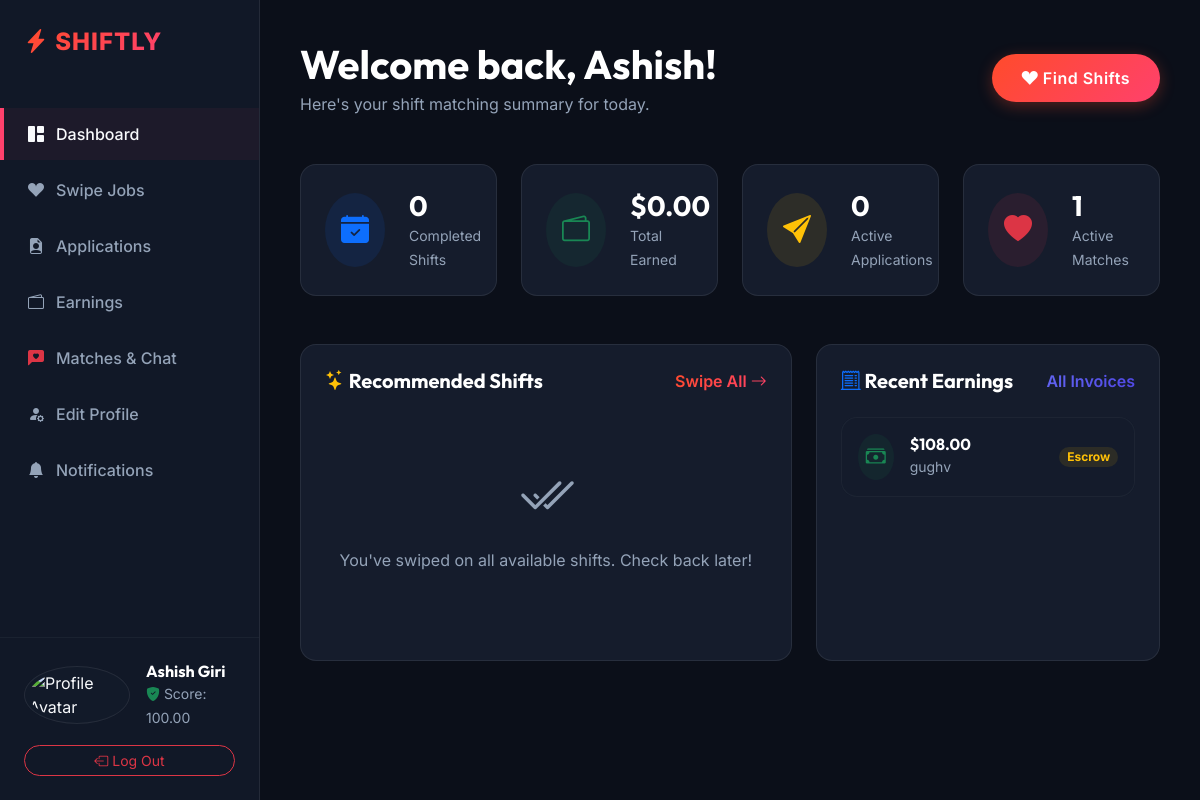
/api/v1/students/dashboard/ (signed in), run on an earlier commit of the app's database.
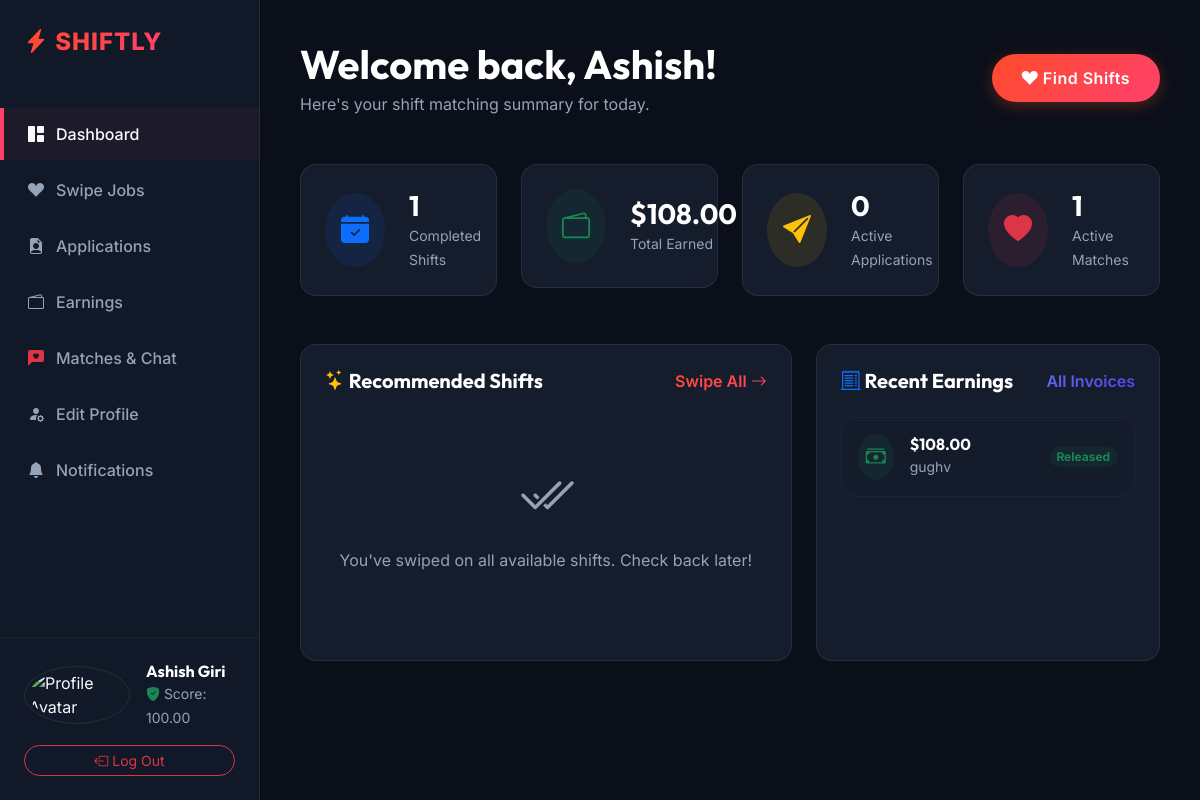
And on a later commit of the database.
### businesses/models.py (models this page shows, shortened)
class Earning(models.Model):
    class PaymentStatus(models.TextChoices):
        PENDING = 'pending', 'Pending'
        ESCROW = 'escrow', 'Escrow'
        RELEASED = 'released', 'Released'
        REFUNDED = 'refunded', 'Refunded'
        FAILED = 'failed', 'Failed'
    student = models.ForeignKey('students.StudentProfile', on_delete=models.RESTRICT, related_name='earnings')
    business = models.ForeignKey(BusinessProfile, on_delete=models.RESTRICT, related_name='payments')
    job = models.ForeignKey('jobs.JobPosting', on_delete=models.RESTRICT, related_name='earnings')
    gross_amount = models.DecimalField(max_digits=10, decimal_places=2)
    platform_fee = models.DecimalField(max_digits=10, decimal_places=2)
    net_amount = models.DecimalField(max_digits=10, decimal_places=2)
    payment_status = models.CharField(
        max_length=20,
        choices=PaymentStatus.choices,
        default=PaymentStatus.PENDING
    )
    payout_method = models.CharField(max_length=50, blank=True, null=True)
    transaction_reference = models.CharField(max_length=100, unique=True, blank=True, null=True)
    created_at = models.DateTimeField(auto_now_add=True)
    updated_at = models.DateTimeField(auto_now=True)

### jobs/models.py (models this page shows, shortened)
class JobPosting(models.Model):
    class WorkType(models.TextChoices):
        REMOTE = 'remote', 'Remote'
        HYBRID = 'hybrid', 'Hybrid'
        ONSITE = 'onsite', 'Onsite'
    class RateType(models.TextChoices):
        HOURLY = 'hourly', 'Hourly'
        FIXED = 'fixed', 'Fixed'
    class JobStatus(models.TextChoices):
        DRAFT = 'draft', 'Draft'
        ACTIVE = 'active', 'Active'
        FILLED = 'filled', 'Filled'
        ARCHIVED = 'archived', 'Archived'
        CANCELLED = 'cancelled', 'Cancelled'
    uuid = models.UUIDField(default=uuid.uuid4, editable=False, unique=True)
    business = models.ForeignKey(BusinessProfile, on_delete=models.RESTRICT, related_name='jobs')
    title = models.CharField(max_length=255)
    description = models.TextField()
    work_type = models.CharField(max_length=20, choices=WorkType.choices, default=WorkType.ONSITE)
    location_name = models.CharField(max_length=255)
    latitude = models.DecimalField(max_digits=10, decimal_places=8)
    longitude = models.DecimalField(max_digits=11, decimal_places=8)
    base_pay = models.DecimalField(max_digits=10, decimal_places=2)
    rate_type = models.CharField(max_length=20, choices=RateType.choices, default=RateType.HOURLY)
    start_date = models.DateField()
    end_date = models.DateField()
    shift_start_time = models.TimeField()
    shift_end_time = models.TimeField()
    slots_available = models.PositiveIntegerField(default=1)
    slots_filled = models.PositiveIntegerField(default=0)
    status = models.CharField(max_length=20, choices=JobStatus.choices, default=JobStatus.DRAFT)
    created_at = models.DateTimeField(auto_now_add=True)
    updated_at = models.DateTimeField(auto_now=True)

### students/views.py (the view)
# urls.py: path('dashboard/', StudentDashboardView.as_view(), name='student_dashboard'),
class StudentDashboardView(StudentRequiredMixin, TemplateView):
    template_name = 'students/dashboard.html'
    def get_context_data(self, **kwargs):
        context = super().get_context_data(**kwargs)
        profile = get_object_or_404(StudentProfile, user=self.request.user)
        completed_shifts = Earning.objects.filter(student=profile, payment_status='released').count()
        total_earnings = sum(e.net_amount for e in Earning.objects.filter(student=profile, payment_status='released'))
        active_apps = JobApplication.objects.filter(student=profile).exclude(status__in=['accepted', 'closed', 'rejected', 'withdrawn']).count()
        matches_count = Match.objects.filter(student=profile, status__in=['active', 'hired']).count()
        swiped_job_ids = Swipe.objects.filter(student=profile).values_list('job_id', flat=True)
        recommended_jobs = JobPosting.objects.filter(status='active').exclude(id__in=swiped_job_ids)[:5]
        recent_earnings = Earning.objects.filter(student=profile).order_by('-created_at')[:5]
        context.update({
            'profile': profile,
            'completed_shifts': completed_shifts,
            'total_earnings': total_earnings,
            'active_applications_count': active_apps,
            'matches_count': matches_count,
            'recommended_jobs': recommended_jobs,
            'recent_earnings': recent_earnings,
            'unread_notifications_count': Notification.objects.filter(user=self.request.user, is_read=False).count(),
        })
        return context

### students/views.py (called while the page is built)
    def dispatch(self, request, *args, **kwargs):
        if not request.user.is_authenticated:
            return self.handle_no_permission()
        if request.user.role != 'student' or not request.user.is_active or request.user.status != User.AccountStatus.APPROVED:
            raise PermissionDenied("Only approved students can access this area.")
        return super().dispatch(request, *args, **kwargs)

### templates/students/dashboard.html (shortened to what the changed rows need)
{% extends 'students/base.html' %}
{% block content %}
<div class="container-fluid p-0">
    <div class="d-flex justify-content-between align-items-center mb-5">
        <div>
            <h1 class="text-white mb-1">Welcome back, {{ profile.first_name }}!</h1>
        </div>
    </div>
    <div class="row g-4 mb-5">
        <div class="col-xl-3 col-md-6">
            <div class="dash-card p-4 d-flex align-items-center gap-4">
                <div>
                    <h3 class="text-white mb-0">{{ completed_shifts }}</h3>
                    <small class="text-muted">Completed Shifts</small>
                </div>
            </div>
        </div>
        <div class="col-xl-3 col-md-6">
            <div class="dash-card p-4 d-flex align-items-center gap-4">
                <div>
                    <h3 class="text-white mb-0">${{ total_earnings|floatformat:2 }}</h3>
                    <small class="text-muted">Total Earned</small>
                </div>
            </div>
        </div>
    </div>
    <div class="row g-4">
        <div class="col-lg-5">
            <div class="dash-card p-4 h-100">
                {% if recent_earnings %}
                    <div class="d-flex flex-column gap-3">
                        {% for e in recent_earnings %}
                            <div class="p-3 bg-glass border border-secondary border-opacity-10 rounded-4 d-flex justify-content-between align-items-center">
                                <div class="d-flex align-items-center gap-3">
                                    <div class="bg-success bg-opacity-10 text-success rounded-circle p-2 fs-5"><i class="bi bi-cash-stack"></i></div>
                                    <div>
                                        <h6 class="text-white mb-0">${{ e.net_amount }}</h6>
                                        <small class="text-muted">{{ e.job.title }}</small>
                                    </div>
                                </div>
                                <span class="badge {% if e.payment_status == 'released' %}bg-success{% else %}bg-warning{% endif %} bg-opacity-10 text-{% if e.payment_status == 'released' %}success{% else %}warning{% endif %} px-2.5 py-1 rounded-pill">
                                    {{ e.payment_status|capfirst }}
                                </span>
                            </div>
                        {% endfor %}
                    </div>
                {% else %}
                    <div class="text-center py-5">
                        <i class="bi bi-wallet2 text-muted display-4"></i>
                        <p class="text-muted mt-3">No transactions found. Matched shifts appear here.</p>
                    </div>
                {% endif %}
            </div>
        </div>
    </div>
</div>
{% endblock %}

What changed in the data, as far as the page shows it:
changed Earning "gughv": payment_status "Escrow" → "Released"
Also different on the page:
{{ completed_shifts }}: "0" → "1"
{{ total_earnings|floatformat:2 }}: "0.00" → "108.00"
